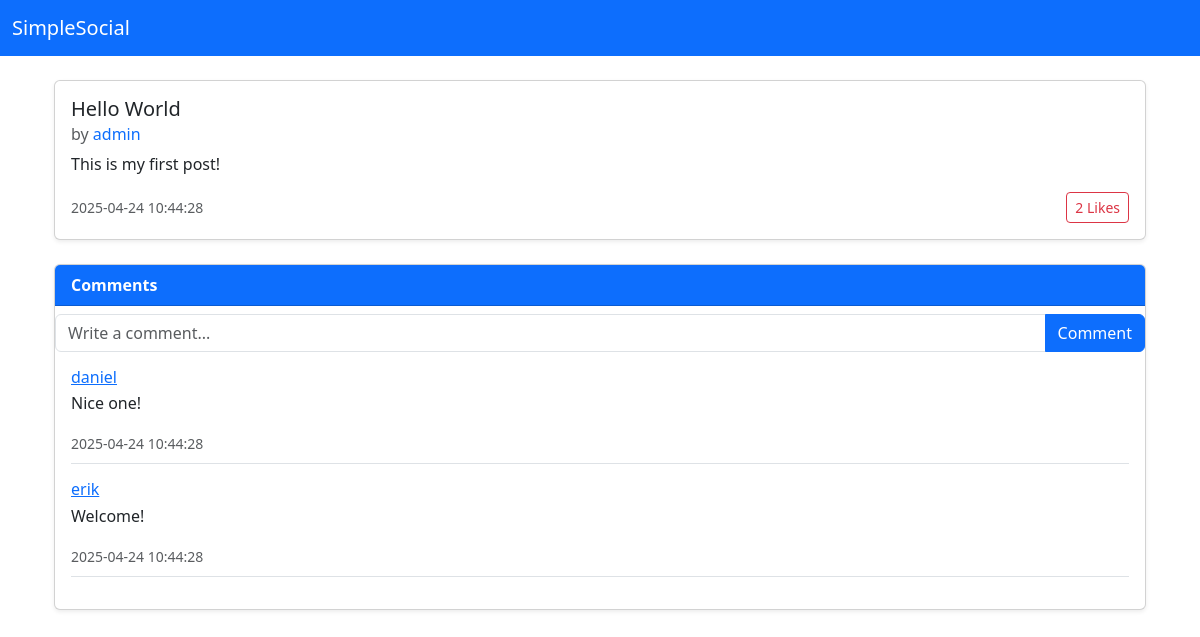
/post/1, run on the app's committed database.
### tables this page shows
CREATE TABLE posts (
    post_id INTEGER PRIMARY KEY,
    user_id INTEGER NOT NULL,
    title TEXT NOT NULL,
    content TEXT NOT NULL,
    date TIMESTAMP DEFAULT CURRENT_TIMESTAMP,
    FOREIGN KEY (user_id) REFERENCES users (user_id)
);

CREATE TABLE users (
    user_id INTEGER PRIMARY KEY,
    username VARCHAR(15) UNIQUE NOT NULL,
    password VARCHAR(255) NOT NULL,
    email VARCHAR(50) UNIQUE NOT NULL,
    role TEXT NOT NULL CHECK(role IN ('admin', 'user')),
    date TIMESTAMP DEFAULT CURRENT_TIMESTAMP
);

CREATE TABLE comments (
    comment_id INTEGER PRIMARY KEY,
    post_id INTEGER NOT NULL,
    user_id INTEGER NOT NULL,
    content TEXT NOT NULL,
    date TIMESTAMP DEFAULT CURRENT_TIMESTAMP,
    FOREIGN KEY (post_id) REFERENCES posts (post_id),
    FOREIGN KEY (user_id) REFERENCES users (user_id)
);

### app.py (the view)
@app.route("/post/<int:post_id>", methods=["GET"])
def post(post_id):
    db = get_db()
    post = select_post_by_id(db, post_id)
    if not post:
        abort(404)
    comments = select_comments_by_post_id(db, post_id)
    return render_template('post.html', post=post, comments=comments)

### app.py (called while the page is built)
def get_db():
    if not hasattr(g, "_database"):
        print("Creating new database connection")
        g._database = create_connection(database)
    return g._database

@app.teardown_appcontext
def teardown_db(error):
    db = getattr(g, '_database', None)
    if db is not None:
        print("Closing database connection")
        db.close()

### setup_db.py (called while the page is built)
def create_connection(db_file):
    conn = None
    try:
        conn = sqlite3.connect(db_file)
        return conn
    except Error as e:
        print(f"Error: {e}")
    return conn

def select_post_by_id(conn, post_id):
    try:
        conn.row_factory = sqlite3.Row
        cur = conn.cursor()
        sql = """
        SELECT p.post_id, p.title, p.content,
        p.date AS post_date,
        u.username AS post_author,
        (
            SELECT COUNT(*)
            FROM likes l
            WHERE l.post_id = p.post_id
        ) AS like_count
        FROM posts p
        JOIN users u ON p.user_id = u.user_id
        WHERE p.post_id = ?
        """
        cur.execute(sql, (post_id,))
        return cur.fetchone()
    except Exception as e:
        print("Error fetching post by ID:", e)
        return None

def select_comments_by_post_id(conn, post_id):
    try:
        conn.row_factory = sqlite3.Row
        cur = conn.cursor()
        sql = """
        SELECT c.comment_id, c.content, c.date AS comment_date, u.username AS comment_author
        FROM comments c
        JOIN users u ON c.user_id = u.user_id
        WHERE c.post_id = ?
        ORDER BY c.date ASC
        """
        cur.execute(sql, (post_id,))
        return cur.fetchall()
    except Exception as e:
        print("Error fetching comments:", e)
        return []

### templates/post.html (shortened to what this page needs)
{% extends "base.html" %}
{% block content %}
<div class="container mt-4">
    <div class="card mb-4 shadow-sm">
        <div class="card-body">
            <h5 class="card-title">{{ post.title }}</h5>
            <h6 class="card-subtitle text-muted mb-2">
                by
                <a href="{{ url_for('profile', username=post.post_author) }}" class="text-decoration-none">
                    {{ post.post_author }}
                </a>
            </h6>
            <p class="card-text">{{ post.content }}</p>
            <div class="d-flex justify-content-between align-items-center">
                <small class="text-muted">{{ post.post_date }}</small>
                <form method="POST" action="{{ url_for('like_post', post_id=post.post_id) }}">
                    <button type="submit" class="btn btn-sm btn-outline-danger">
                        {{ post.like_count }} Likes
                    </button>
                </form>
            </div>
        </div>
    </div>
    <div class="card mb-4 shadow-sm">
        <div class="card-header bg-primary text-white">
            <strong>Comments</strong>
        </div>
        <form method="POST" action="{{ url_for('comment_post', post_id=post.post_id) }}">
            <div class="input-group mt-2">
                <input type="text" name="content" class="form-control" maxlength="255" placeholder="Write a comment..." required>
                <button type="submit" class="btn btn-primary">Comment</button>
            </div>
        </form>
        <div class="card-body">
            {% for comment in comments %}
            <div class="mb-3 border-bottom pb-2">
                <h6 class="mb-1">
                    <a href="{{ url_for('profile', username=comment.comment_author) }}">
                      {{ comment.comment_author }}
                    </a>
                  </h6>                <p>{{ comment.content }}</p>
                <small class="text-muted">{{ comment.comment_date }}</small>
            </div>
            {% else %}
            <p class="text-muted">No comments yet.</p>
            {% endfor %}
        </div>
    </div>
{% endblock %}

### data on the page
posts: title "Hello World", content "This is my first post!", post_date "2025-04-24 10:44:28"
users: post_author "admin"
comments: comment_author "daniel", content "Nice one!", comment_date "2025-04-24 10:44:28"
comments: comment_author "erik", content "Welcome!", comment_date "2025-04-24 10:44:28"

### other printed values
{{ post.like_count }} "2"
